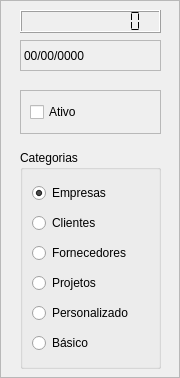
      <widget class="QFrame" name="frame_Fields_1">
       <property name="minimumSize">
        <size>
         <width>180</width>
         <height>0</height>
        </size>
       </property>
       <property name="maximumSize">
        <size>
         <width>180</width>
         <height>16777215</height>
        </size>
       </property>
       <property name="frameShape">
        <enum>QFrame::Shape::StyledPanel</enum>
       </property>
       <property name="frameShadow">
        <enum>QFrame::Shadow::Raised</enum>
       </property>
       <widget class="QGroupBox" name="groupBox_Categories">
        <property name="geometry">
         <rect>
          <x>20</x>
          <y>150</y>
          <width>141</width>
          <height>219</height>
         </rect>
        </property>
        <property name="title">
         <string>Categorias</string>
        </property>
        <layout class="QGridLayout" name="gridLayout_4">
         <item row="0" column="0">
          <widget class="QRadioButton" name="radioButton_Company">
           <property name="text">
            <string>Empresas</string>
           </property>
           <property name="checked">
            <bool>true</bool>
           </property>
          </widget>
         </item>
         <item row="1" column="0">
          <widget class="QRadioButton" name="radioButton_Customer">
           <property name="text">
            <string>Clientes</string>
           </property>
          </widget>
         </item>
         <item row="2" column="0">
          <widget class="QRadioButton" name="radioButton_Suppliers">
           <property name="text">
            <string>Fornecedores</string>
           </property>
          </widget>
         </item>
         <item row="3" column="0">
          <widget class="QRadioButton" name="radioButton_Projects">
           <property name="text">
            <string>Projetos</string>
           </property>
          </widget>
         </item>
         <item row="4" column="0">
          <widget class="QRadioButton" name="radioButton_Custom">
           <property name="text">
            <string>Personalizado</string>
           </property>
          </widget>
         </item>
         <item row="5" column="0">
          <widget class="QRadioButton" name="radioButton_Basic">
           <property name="text">
            <string>Básico</string>
           </property>
          </widget>
         </item>
        </layout>
       </widget>
       <widget class="QFrame" name="frame_FieldRegActive">
        <property name="geometry">
         <rect>
          <x>20</x>
          <y>90</y>
          <width>141</width>
          <height>44</height>
         </rect>
        </property>
        <property name="frameShape">
         <enum>QFrame::Shape::StyledPanel</enum>
        </property>
        <property name="frameShadow">
         <enum>QFrame::Shadow::Raised</enum>
        </property>
        <layout class="QGridLayout" name="gridLayout_2">
         <item row="0" column="0">
          <widget class="QCheckBox" name="checkBox_RegActive">
           <property name="text">
            <string>Ativo</string>
           </property>
           <property name="iconSize">
            <size>
             <width>12</width>
             <height>12</height>
            </size>
           </property>
          </widget>
         </item>
        </layout>
       </widget>
       <widget class="QLCDNumber" name="lcdNumber_counter">
        <property name="geometry">
         <rect>
          <x>20</x>
          <y>10</y>
          <width>141</width>
          <height>23</height>
         </rect>
        </property>
        <property name="toolTip">
         <string>&lt;html&gt;&lt;head/&gt;&lt;body&gt;&lt;p&gt;Último registro cadastrado&lt;/p&gt;&lt;/body&gt;&lt;/html&gt;</string>
        </property>
        <property name="smallDecimalPoint">
         <bool>false</bool>
        </property>
        <property name="digitCount">
         <number>10</number>
        </property>
        <property name="segmentStyle">
         <enum>QLCDNumber::SegmentStyle::Flat</enum>
        </property>
        <property name="intValue" stdset="0">
         <number>0</number>
        </property>
       </widget>
       <widget class="QLabel" name="label_CurrDate">
        <property name="geometry">
         <rect>
          <x>20</x>
          <y>40</y>
          <width>141</width>
          <height>31</height>
         </rect>
        </property>
        <property name="toolTip">
         <string>&lt;html&gt;&lt;head/&gt;&lt;body&gt;&lt;p&gt;Data Corrent&lt;/p&gt;&lt;/body&gt;&lt;/html&gt;</string>
        </property>
        <property name="frameShape">
         <enum>QFrame::Shape::StyledPanel</enum>
        </property>
        <property name="text">
         <string>00/00/0000</string>
        </property>
       </widget>
      </widget>
